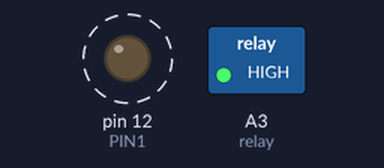
The sketch below on a simulated Arduino Uno, built with avr-gcc and run on an emulated ATmega328P. Parts: switched loads named in the sketch (green lamp = pin HIGH), output pins drawn as LEDs (lit = HIGH). Dashed ring = blinking. The local clock reads 2024-03-15 10:24:30 at power-on unless the sketch sets it; what the sketch prints to the serial monitor is not drawn.

Above: at 0.05 s.
Timing chart, 0 to 3.0 s (numbered marks = the images above):
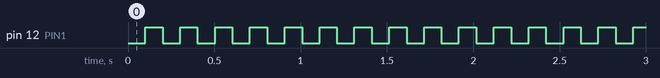

Measured:
- by itself, pin 12 (PIN1): alternates HIGH for 0.10 s and LOW for 0.10 s

The sketch:

RTC_code_Led_Lamp.ino
```cpp
#include <DS3231.h>
#define PIN1 12
DS3231 rtc(SDA,SCL);

const int relay=A3;
bool on=LOW;
bool off=HIGH;
String hari;
String waktu;
String tanggal;

void setup() {
  rtc.begin();
  Serial.begin(9600);
  pinMode(relay,OUTPUT);
  pinMode(PIN1, OUTPUT);
  digitalWrite(relay,off);
  //rtc.setDOW(WEDNESDAY);
  //rtc.setTime(18,51,0);
  //rtc.setDate(1,6,2022);
}

void loop() {
  delay(100);
  digitalWrite(PIN1, HIGH);
  delay(100);
  digitalWrite(PIN1, LOW);


  //hari=rtc.getDOWStr();
  waktu=rtc.getTimeStr();
  //tanggal=rtc.getDateStr();
  Serial.println(waktu);

  //delay(1000);
}
```
